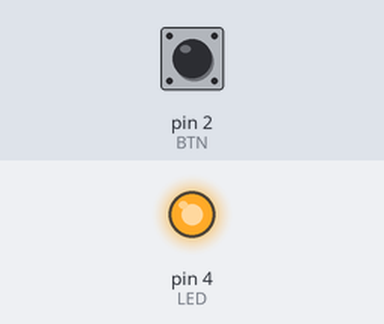
This sketch was run on a simulated Arduino Uno, built with avr-gcc and run on an emulated ATmega328P. Parts: output pins drawn as LEDs (lit = HIGH). The inputs (shaded band) are chosen by the test bench; at power-on: pin 2 (BTN) HIGH.

Above: at 1.2 s.
1.3 s: pin 2 (BTN) pulled LOW for 0.15 s
At 2.6 s:
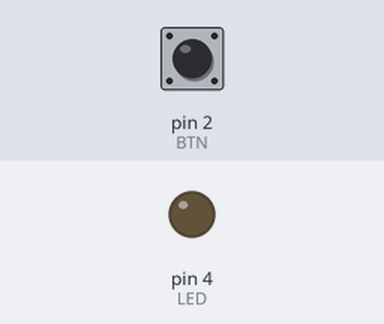
2.9 s: pin 2 (BTN) pulled LOW for 1 s
At 5.1 s:
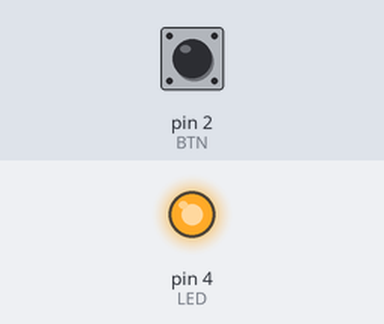
5.4 s: pin 2 (BTN) pulled LOW for 3.2 s
At 10.0 s:
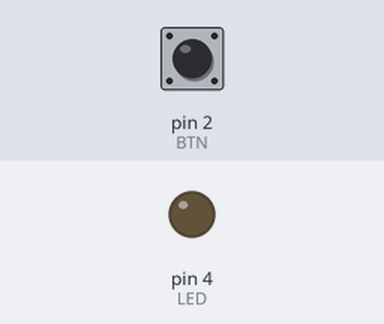
Timing chart, 0 to 11.5 s (numbered marks = the images above; inputs shaded):
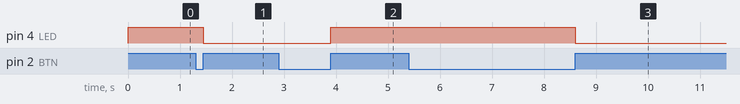

The sketch:

ex1LED.ino
```cpp
#define LED 4 //LED Socket Kit
#define BTN 2 //Button

int etatLED;
int etatBTNPrecedent;
int etatBTN;

void setup() {
  // put your setup code here, to run once:
  pinMode(LED, OUTPUT);
  pinMode(BTN, INPUT);
}

void loop() {
  // put your main code here, to run repeatedly:
  etatBTN = digitalRead(BTN);

  if (etatBTN != etatBTNPrecedent && etatBTN == HIGH) {
    etatLED = !etatLED;
    digitalWrite(LED, etatLED);
  }
  etatBTNPrecedent = etatBTN;


}
```

Measured:
- after the input at 1.3 s, pin 4 (LED): HIGH → LOW after 0.15 s
- after the input at 2.9 s, pin 4 (LED): LOW → HIGH after 1.0 s
- after the input at 5.4 s, pin 4 (LED): HIGH → LOW after 3.2 s
